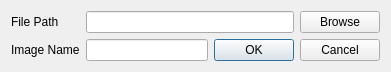
<?xml version="1.0" encoding="UTF-8"?>
<ui version="4.0">
 <class>DialogNewImage</class>
 <widget class="QDialog" name="DialogNewImage">
  <property name="geometry">
   <rect>
    <x>0</x>
    <y>0</y>
    <width>391</width>
    <height>70</height>
   </rect>
  </property>
  <property name="sizePolicy">
   <sizepolicy hsizetype="Preferred" vsizetype="Preferred">
    <horstretch>0</horstretch>
    <verstretch>0</verstretch>
   </sizepolicy>
  </property>
  <property name="windowTitle">
   <string>Dialog</string>
  </property>
  <property name="sizeGripEnabled">
   <bool>false</bool>
  </property>
  <property name="modal">
   <bool>false</bool>
  </property>
  <layout class="QGridLayout" name="gridLayout">
   <item row="0" column="0">
    <widget class="QLabel" name="label">
     <property name="text">
      <string>File Path</string>
     </property>
    </widget>
   </item>
   <item row="0" column="6">
    <widget class="QPushButton" name="pushButton">
     <property name="sizePolicy">
      <sizepolicy hsizetype="Minimum" vsizetype="Fixed">
       <horstretch>0</horstretch>
       <verstretch>0</verstretch>
      </sizepolicy>
     </property>
     <property name="text">
      <string>Browse</string>
     </property>
     <property name="autoDefault">
      <bool>false</bool>
     </property>
    </widget>
   </item>
   <item row="3" column="5" colspan="2">
    <widget class="QDialogButtonBox" name="buttonBox">
     <property name="orientation">
      <enum>Qt::Horizontal</enum>
     </property>
     <property name="standardButtons">
      <set>QDialogButtonBox::Cancel|QDialogButtonBox::Ok</set>
     </property>
    </widget>
   </item>
   <item row="3" column="0" colspan="2">
    <widget class="QLabel" name="label_2">
     <property name="text">
      <string>Image Name</string>
     </property>
    </widget>
   </item>
   <item row="3" column="2" colspan="3">
    <widget class="QLineEdit" name="lineEditName"/>
   </item>
   <item row="0" column="2" colspan="4">
    <widget class="QLineEdit" name="lineEditPath">
     <property name="sizePolicy">
      <sizepolicy hsizetype="Expanding" vsizetype="Fixed">
       <horstretch>3</horstretch>
       <verstretch>0</verstretch>
      </sizepolicy>
     </property>
    </widget>
   </item>
  </layout>
 </widget>
 <resources/>
 <connections>
  <connection>
   <sender>buttonBox</sender>
   <signal>accepted()</signal>
   <receiver>DialogNewImage</receiver>
   <slot>accept()</slot>
   <hints>
    <hint type="sourcelabel">
     <x>248</x>
     <y>254</y>
    </hint>
    <hint type="destinationlabel">
     <x>157</x>
     <y>274</y>
    </hint>
   </hints>
  </connection>
  <connection>
   <sender>buttonBox</sender>
   <signal>rejected()</signal>
   <receiver>DialogNewImage</receiver>
   <slot>reject()</slot>
   <hints>
    <hint type="sourcelabel">
     <x>316</x>
     <y>260</y>
    </hint>
    <hint type="destinationlabel">
     <x>286</x>
     <y>274</y>
    </hint>
   </hints>
  </connection>
 </connections>
</ui>
